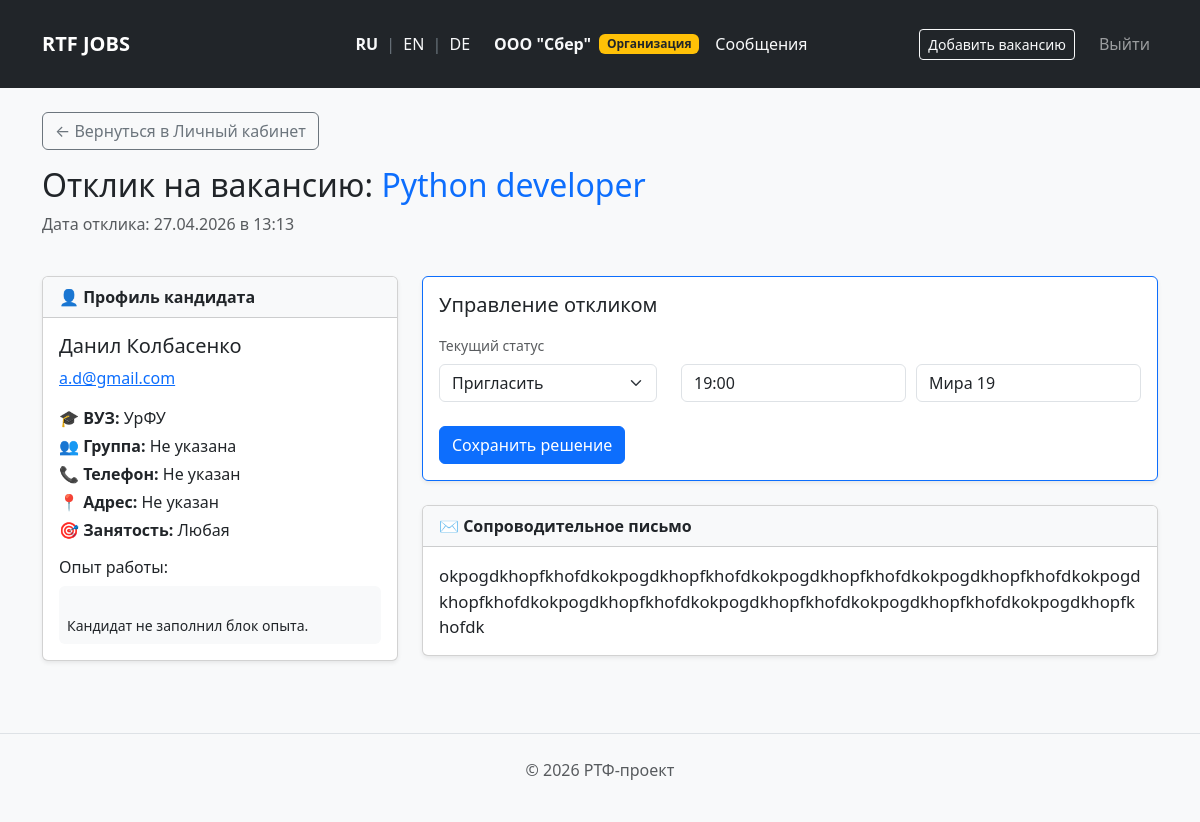
The page /application/1 (signed in) on the database its author committed.
### app/models/vacancy.py (models this page shows)
class Vacancy(db.Model):
    __tablename__ = 'vacancies'
    id = db.Column(db.Integer, primary_key=True)
    title_ru = db.Column(db.String(150), nullable=False)
    title_en = db.Column(db.String(150))
    title_de = db.Column(db.String(150))
    description_ru = db.Column(db.Text, nullable=False)
    description_en = db.Column(db.Text)
    description_de = db.Column(db.Text)
    company = db.Column(db.String(150), nullable=False)
    salary_from = db.Column(db.Integer)
    salary_to = db.Column(db.Integer)
    employment_type = db.Column(db.String(50))
    is_internship = db.Column(db.Boolean, default=False)
    created_at = db.Column(db.DateTime, default=datetime.utcnow)
    department_id = db.Column(db.Integer, db.ForeignKey('departments.id'), nullable=False)
    author_id = db.Column(db.Integer, db.ForeignKey('users.id'), nullable=False)
    category_id = db.Column(db.Integer, db.ForeignKey('categories.id'), nullable=True)
    skills = db.relationship('Skill', secondary=vacancy_skills, backref=db.backref('vacancies', lazy='dynamic'))
    applications = db.relationship('Application', backref='vacancy', lazy=True)

### app/models/application.py (models this page shows)
class Application(db.Model):
    __tablename__ = 'applications'
    id = db.Column(db.Integer, primary_key=True)
    vacancy_id = db.Column(db.Integer, db.ForeignKey('vacancies.id'), nullable=False)
    student_id = db.Column(db.Integer, db.ForeignKey('users.id'), nullable=False)
    status_id = db.Column(db.Integer, db.ForeignKey('application_statuses.id'), nullable=False, default=1)
    cover_letter = db.Column(db.Text)
    interview_time = db.Column(db.String(100))
    interview_place = db.Column(db.String(255))
    created_at = db.Column(db.DateTime, default=datetime.utcnow)
    student = db.relationship('User', backref='student_applications')
    status = db.relationship('ApplicationStatus')
    messages = db.relationship('Message', backref='application', lazy=True, cascade="all, delete-orphan")

### app/models/user.py (models this page shows, shortened)
class User(db.Model):
    __tablename__ = "users"
    id = db.Column(db.Integer, primary_key=True)
    name = db.Column(db.String(100), nullable=False)
    email = db.Column(db.String(120), unique=True, nullable=False)
    role = db.Column(db.String(50), nullable=False)
    password_hash = db.Column(db.String(256))
    student_profile = db.relationship('StudentProfile', backref='user', uselist=False)
    employer_profile = db.relationship('EmployerProfile', backref='user', uselist=False)
    skills = db.relationship('Skill', secondary=student_skills, backref=db.backref('students', lazy='dynamic'))

class StudentProfile(db.Model):
    __tablename__ = 'student_profiles'
    id = db.Column(db.Integer, primary_key=True)
    user_id = db.Column(db.Integer, db.ForeignKey('users.id'), nullable=False, unique=True)
    group_name = db.Column(db.String(50))
    university = db.Column(db.String(150))
    experience = db.Column(db.Text)
    phone = db.Column(db.String(20))
    address = db.Column(db.String(200))
    desired_employment_type = db.Column(db.String(100))
    about_ru = db.Column(db.Text)
    about_en = db.Column(db.Text)
    about_de = db.Column(db.Text)

### app/routes/application.py (the view)
@application_bp.route('/application/<int:app_id>')
def application_detail(app_id):
    if 'user_id' not in session:
        return redirect(url_for('auth.login'))
    application = Application.query.get_or_404(app_id)
    user_id = session['user_id']
    role = session.get('role')
    is_author = application.vacancy.author_id == user_id
    is_student = application.student_id == user_id
    if not (is_author or is_student):
        flash("У вас нет прав для просмотра этого отклика.", "danger")
        return redirect(url_for('auth.dashboard'))
    return render_template('application_detail.html', app=application, role=role)

### templates/application_detail.html (shortened to what this page needs)
{% extends "base.html" %}
{% block content %}
<div class="row mb-4">
    <div class="col-12">
        <a href="/dashboard" class="btn btn-outline-secondary mb-3">&larr; Вернуться в Личный кабинет</a>
        <h2>Отклик на вакансию: <a href="/vacancy/{{ app.vacancy.id }}" class="text-decoration-none">{{ app.vacancy.title_ru }}</a></h2>
        <p class="text-muted">Дата отклика: {{ app.created_at.strftime('%d.%m.%Y в %H:%M') }}</p>
    </div>
</div>
<div class="row">
    <div class="col-md-4 mb-4">
        <div class="card shadow-sm">
            <div class="card-header bg-light fw-bold">
                👤 Профиль кандидата
            </div>
            <div class="card-body">
                <h5 class="card-title">{{ app.student.name }}</h5>
                <p class="text-muted mb-3"><a href="mailto:{{ app.student.email }}">{{ app.student.email }}</a></p>
                {% if app.student.student_profile %}
                    <p class="mb-1"><strong>🎓 ВУЗ:</strong> {{ app.student.student_profile.university or 'Не указан' }}</p>
                    <p class="mb-1"><strong>👥 Группа:</strong> {{ app.student.student_profile.group_name or 'Не указана' }}</p>
                    <p class="mb-1"><strong>📞 Телефон:</strong> {{ app.student.student_profile.phone or 'Не указан' }}</p>
                    <p class="mb-1"><strong>📍 Адрес:</strong> {{ app.student.student_profile.address or 'Не указан' }}</p>
                    <p class="mb-3"><strong>🎯 Занятость:</strong> {{ app.student.student_profile.desired_employment_type or 'Любая' }}</p>
                    <h6>Опыт работы:</h6>
                    <div class="bg-light p-2 rounded small" style="white-space: pre-line;">
                        {{ app.student.student_profile.experience or 'Кандидат не заполнил блок опыта.' }}
                    </div>
                {% else %}
                    <p class="text-muted">Кандидат еще не заполнил профиль.</p>
                {% endif %}
            </div>
        </div>
    </div>
    <div class="col-md-8">
        {% if session.get('role') == 'organization' %}
        <div class="card shadow-sm mb-4 border-primary">
            <div class="card-body">
                <h5 class="card-title mb-3">Управление откликом</h5>
                <form action="/change_status/{{ app.id }}" method="POST">
                    <div class="row align-items-end">
                        <div class="col-md-4 mb-2">
                            <label class="form-label small text-muted">Текущий статус</label>
                            <select name="status_id" class="form-select status-select" data-app-id="{{ app.id }}">
                                <option value="2" {% if app.status_id == 2 %}selected{% endif %}>Пригласить</option>
                            </select>
                        </div>
                        <div class="col-md-8 mb-2">
                            <div class="interview-fields" id="interview-fields-{{ app.id }}" style="display: {% if app.status_id == 2 %}flex{% else %}none{% endif %}; gap: 10px;">
                                <input type="text" name="interview_time" class="form-control" placeholder="Время (напр. Завтра в 15:00)" value="{{ app.interview_time or '' }}">
                                <input type="text" name="interview_place" class="form-control" placeholder="Место или ссылка" value="{{ app.interview_place or '' }}">
                            </div>
                        </div>
                    </div>
                    <button type="submit" class="btn btn-primary mt-3">Сохранить решение</button>
                </form>
            </div>
        </div>
        {% endif %}
        <div class="card shadow-sm mb-4">
            <div class="card-header bg-light fw-bold">
                ✉️ Сопроводительное письмо
            </div>
            <div class="card-body">
                <div class="text-wrap" style="white-space: pre-line; font-size: 1.05rem;">
                    {{ app.cover_letter or 'Кандидат откликнулся без сопроводительного письма.' }}
                </div>
            </div>
        </div>
    </div>
</div>
{% endblock %}

### rows shown on the page
Vacancy: vacancy.title_ru "Python developer"
Application: created_at "27.04.2026 в 13:13", status_id "Пригласить", interview_time "19:00", interview_place "Мира 19", cover_letter "okpogdkhopfkhofdkokpogdkhopfkhofdkokpogdkhopfkhofdkokpogdkhopfkhofdkokpogdkhopfkhofdkokpogdkhopfkhofdkokpogdkhopfkhofdkokpogdkhopfkhofdkokpogdkhopfkhofdk"
User: student.name "Данил Колбасенко", student.email "a.d@gmail.com"
StudentProfile: student.student_profile "УрФУ", student.student_profile "Не указана", student.student_profile "Не указан", student.student_profile "Любая", student.student_profile "Кандидат не заполнил блок опыта."

### other values the page prints
{{ session.get('company_name') }} "OOO \"Сбер\""
{{ t('organization') }} "Организация"
{{ t('add_vacancy') }} "Добавить вакансию"
{{ t('logout') }} "Выйти"
{{ t('footer_text') }} "РТФ-проект"
